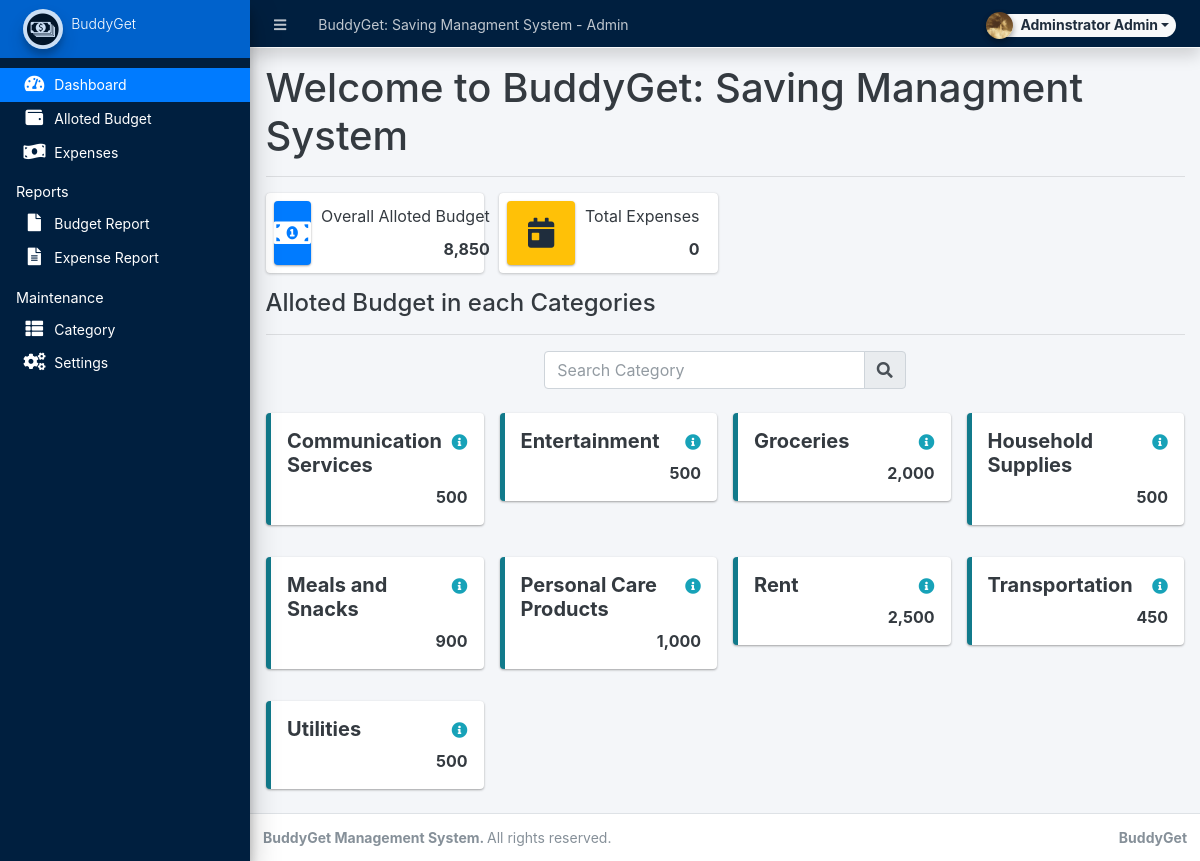
/admin/index.php (signed in), run on the app's committed database.
### tables this page shows
CREATE TABLE `categories` (
  `id` int(30) NOT NULL,
  `category` varchar(250) NOT NULL,
  `description` text DEFAULT NULL,
  `status` tinyint(1) NOT NULL DEFAULT 1,
  `balance` float NOT NULL DEFAULT 0,
  `date_created` datetime NOT NULL DEFAULT current_timestamp(),
  `date_updated` datetime DEFAULT NULL ON UPDATE current_timestamp()
);

### config.php (called while the page is built, shortened)
<?php
require_once('classes/DBConnection.php');
require_once('classes/SystemSettings.php');
function validate_image($file){
	if(!empty($file)){
		if(is_file(base_app.$file)){
			return base_url.$file;
		}else{
			return base_url.'dist/img/no-image-available.png';
		}
	}else{
		return base_url.'dist/img/no-image-available.png';
	}
}
function isMobileDevice(){
    $aMobileUA = array(
        '/iphone/i' => 'iPhone',
        '/ipod/i' => 'iPod',
        '/ipad/i' => 'iPad',
        '/android/i' => 'Android',
        '/blackberry/i' => 'BlackBerry',
        '/webos/i' => 'Mobile'
    );
    return false;
}
?>

### classes/DBConnection.php (called while the page is built, shortened)
<?php
class DBConnection{
    private $host = DB_SERVER;
    private $username = DB_USERNAME;
    private $password = DB_PASSWORD;
    private $database = DB_NAME;
    public $conn;
    public function __construct(){
        if (!isset($this->conn)) {
            $this->conn = new mysqli($this->host, $this->username, $this->password, $this->database);
        }
    }
}
?>

### classes/SystemSettings.php (called while the page is built, shortened)
<?php
class SystemSettings extends DBConnection{
	function userdata($field = ''){
		if(!empty($field)){
			if(isset($_SESSION['userdata'][$field]))
				return $_SESSION['userdata'][$field];
			else
				return null;
		}else{
			return false;
		}
	}
	function info($field=''){
		if(!empty($field)){
			if(isset($_SESSION['system_info'][$field]))
				return $_SESSION['system_info'][$field];
			else
				return false;
		}else{
			return false;
		}
	}
}
$_settings = new SystemSettings();
?>

### admin/home.php (the view, shortened to what this page needs)
<h1>Welcome to <?php echo $_settings->info('name') ?></h1>
<hr>
<div class="row">
          <div class="col-12 col-sm-6 col-md-3">
            <div class="info-box">
              <span class="info-box-icon bg-primary elevation-1"><i class="fas fa-money-bill-alt"></i></span>
              <div class="info-box-content">
                <span class="info-box-text">Overall Alloted Budget</span>
                <span class="info-box-number text-right">
                  <?php
                    $cur_bul = $conn->query("SELECT sum(balance) as total FROM `categories` where status = 1 ")->fetch_assoc()['total'];
                    echo number_format($cur_bul);
                  ?>
                </span>
              </div>
            </div>
          </div>
          <div class="col-12 col-sm-6 col-md-3">
            <div class="info-box mb-3">
              <span class="info-box-icon bg-warning elevation-1"><i class="fas fa-calendar-day"></i></span>
              <div class="info-box-content">
                <span class="info-box-text">Total Expenses</span>
                <span class="info-box-number text-right">
                <?php
                    $today_expense = $conn->query("SELECT sum(amount) as total FROM `running_balance` where category_id in (SELECT id FROM categories where status =1) and date(date_created) = '".(date("Y-m-d"))."' and balance_type = 2 ")->fetch_assoc()['total'];
                    echo number_format($today_expense);
                  ?>
                </span>
              </div>
            </div>
          </div>
        </div>
<div class="row">
  <div class="col-lg-12">
    <h4>Alloted Budget in each Categories</h4>
    <hr>
  </div>
</div>
<div class="col-md-12 d-flex justify-content-center">
  <div class="input-group mb-3 col-md-5">
    <input type="text" class="form-control" id="search" placeholder="Search Category">
    <div class="input-group-append">
      <span class="input-group-text"><i class="fa fa-search"></i></span>
    </div>
  </div>
</div>
<div class="row row-cols-4 row-cols-sm-1 row-cols-md-4 row-cols-lg-4">
  <?php
  $categories = $conn->query("SELECT * FROM `categories` where status = 1 order by `category` asc ");
    while($row = $categories->fetch_assoc()):
  ?>
  <div class="col p-2 cat-items">
    <div class="callout callout-info">
      <span class="float-right ml-1">
        <button type="button" class="btn btn-secondary info-tooltip" data-toggle="tooltip" data-html="true" title='<?php echo (html_entity_decode($row['description'])) ?>'>
          <span class="fa fa-info-circle text-info"></span>
        </button>
      </span>
      <h5 class="mr-4"><b><?php echo $row['category'] ?></b></h5>
      <div class="d-flex justify-content-end">
        <b><?php echo number_format($row['balance']) ?></b>
      </div>
    </div>
  </div>
  <?php endwhile; ?>
</div>

### admin/index.php (shortened to what this page needs)
<?php require_once('../config.php'); ?>
 <!DOCTYPE html>
<html lang="en" class="" style="height: auto;">
<?php require_once('inc/header.php') ?>
  <body class="sidebar-mini layout-fixed control-sidebar-slide-open layout-navbar-fixed sidebar-mini-md sidebar-mini-xs" data-new-gr-c-s-check-loaded="14.991.0" data-gr-ext-installed="" style="height: auto;">
    <div class="wrapper">
     <?php require_once('inc/topBarNav.php') ?>
     <?php require_once('inc/navigation.php') ?>
     <?php $page = isset($_GET['page']) ? $_GET['page'] : 'home';  ?>
      <div class="content-wrapper pt-3" style="min-height: 567.854px;">
        <section class="content  text-dark">
          <div class="container-fluid">
            <?php
              if(!file_exists($page.".php") && !is_dir($page)){
                  include '404.html';
              }else{
                if(is_dir($page))
                  include $page.'/index.php';
                else
                  include $page.'.php';
              }
            ?>
          </div>
        </section>
      </div>
      <?php require_once('inc/footer.php') ?>
  </body>
</html>

### admin/inc/header.php (shortened to what this page needs)
<head>
    <link rel="stylesheet" href="<?php echo base_url ?>plugins/fontawesome-free/css/all.min.css">
    <link rel="stylesheet" href="<?php echo base_url ?>plugins/tempusdominus-bootstrap-4/css/tempusdominus-bootstrap-4.min.css">
  <link rel="stylesheet" href="<?php echo base_url ?>plugins/datatables-bs4/css/dataTables.bootstrap4.min.css">
  <link rel="stylesheet" href="<?php echo base_url ?>plugins/datatables-responsive/css/responsive.bootstrap4.min.css">
  <link rel="stylesheet" href="<?php echo base_url ?>plugins/datatables-buttons/css/buttons.bootstrap4.min.css">
  <link rel="stylesheet" href="<?php echo base_url ?>plugins/select2/css/select2.min.css">
  <link rel="stylesheet" href="<?php echo base_url ?>plugins/select2-bootstrap4-theme/select2-bootstrap4.min.css">
    <link rel="stylesheet" href="<?php echo base_url ?>plugins/icheck-bootstrap/icheck-bootstrap.min.css">
    <link rel="stylesheet" href="<?php echo base_url ?>plugins/jqvmap/jqvmap.min.css">
    <link rel="stylesheet" href="<?php echo base_url ?>dist/css/adminlte.css">
    <link rel="stylesheet" href="<?php echo base_url ?>dist/css/custom.css">
    <link rel="stylesheet" href="<?php echo base_url ?>plugins/overlayScrollbars/css/OverlayScrollbars.min.css">
    <link rel="stylesheet" href="<?php echo base_url ?>plugins/daterangepicker/daterangepicker.css">
    <link rel="stylesheet" href="<?php echo base_url ?>plugins/summernote/summernote-bs4.min.css">
  <link rel="stylesheet" href="<?php echo base_url ?>plugins/sweetalert2-theme-bootstrap-4/bootstrap-4.min.css">
  </head>

### admin/inc/topBarNav.php (shortened to what this page needs)
<nav class="main-header navbar navbar-expand navbar-dark bg-navy shadow border border-light border-top-0  border-left-0 border-right-0 text-sm">
  <ul class="navbar-nav">
    <li class="nav-item">
    <a class="nav-link" data-widget="pushmenu" href="#" role="button"><i class="fas fa-bars"></i></a>
    </li>
    <li class="nav-item d-none d-sm-inline-block">
      <a href="<?php echo base_url ?>" class="nav-link"><?php echo (!isMobileDevice()) ? $_settings->info('name'):$_settings->info('short_name'); ?> - Admin</a>
    </li>
  </ul>
  <ul class="navbar-nav ml-auto">
    <li class="nav-item">
      <div class="btn-group nav-link">
            <button type="button" class="btn btn-rounded badge badge-light dropdown-toggle dropdown-icon" data-toggle="dropdown">
              <span><img src="<?php echo validate_image($_settings->userdata('avatar')) ?>" class="img-circle elevation-2 user-img" alt="User Image"></span>
              <span class="ml-3"><?php echo ucwords($_settings->userdata('firstname').' '.$_settings->userdata('lastname')) ?></span>
            </button>
        </div>
    </li>
  </ul>
</nav>

### admin/inc/navigation.php (shortened to what this page needs)
<aside class="main-sidebar sidebar-navy-primary bg-navy elevation-4 sidebar-no-expand">
  <a href="<?php echo base_url ?>admin" class="brand-link bg-primary text-sm">
  <img src="<?php echo validate_image($_settings->info('logo'))?>" alt="Store Logo" class="brand-image img-circle elevation-3 border-1" style="opacity: .8;width: 2.5rem;height: 2.5rem;max-height: unset">
  <span class="brand-text font-weight-light"><?php echo $_settings->info('short_name') ?></span>
  </a>
  <div class="sidebar os-host os-theme-light os-host-overflow os-host-overflow-y os-host-resize-disabled os-host-transition os-host-scrollbar-horizontal-hidden">
    <div class="os-content-glue" style="margin: 0px -8px; width: 249px; height: 646px;"></div>
    <div class="os-padding">
      <div class="os-viewport os-viewport-native-scrollbars-invisible" style="overflow-y: scroll;">
        <div class="os-content" style="padding: 0px 8px; height: 100%; width: 100%;">
          <nav class="mt-4">
             <ul class="nav nav-pills nav-sidebar flex-column text-sm nav-compact nav-flat nav-child-indent nav-collapse-hide-child" data-widget="treeview" role="menu" data-accordion="false">
              <li class="nav-item dropdown">
                <a href="./" class="nav-link nav-home">
                  <i class="nav-icon fas fa-tachometer-alt"></i>
                  <p>
                    Dashboard
                  </p>
                </a>
              </li>
              <li class="nav-item dropdown">
                <a href="<?php echo base_url ?>admin/?page=budget" class="nav-link nav-budget">
                  <i class="nav-icon fas fa-wallet"></i>
                  <p>
                    Alloted Budget
                  </p>
                </a>
              </li>
              <li class="nav-item dropdown">
                <a href="<?php echo base_url ?>admin/?page=expense" class="nav-link nav-expense">
                  <i class="nav-icon fas fa-money-bill-wave"></i>
                  <p>
                    Expenses
                  </p>
                </a>
              </li>
              <li class="nav-header">Reports</li>
              <li class="nav-item dropdown">
                <a href="<?php echo base_url ?>admin/?page=reports/budget" class="nav-link nav-reports-budget">
                  <i class="nav-icon fas fa-file"></i>
                  <p>
                    Budget Report
                  </p>
                </a>
              </li>
              <li class="nav-item dropdown">
                <a href="<?php echo base_url ?>admin/?page=reports/expense" class="nav-link nav-reports-expense">
                  <i class="nav-icon fas fa-file-alt"></i>
                  <p>
                    Expense Report
                  </p>
                </a>
              </li>
              <li class="nav-header">Maintenance</li>
              <li class="nav-item dropdown">
                <a href="<?php echo base_url ?>admin/?page=maintenance/category" class="nav-link nav-maintenance/category">
                  <i class="nav-icon fas fa-th-list"></i>
                  <p>
                    Category
                  </p>
                </a>
              </li>
              <li class="nav-item dropdown">
                <a href="<?php echo base_url ?>admin/?page=system_info" class="nav-link nav-system_info">
                  <i class="nav-icon fas fa-cogs"></i>
                  <p>
                    Settings
                  </p>
                </a>
              </li>
            </ul>
          </nav>
        </div>
      </div>
    </div>
  </div>
</aside>

### admin/inc/footer.php (shortened to what this page needs)
<footer class="main-footer text-sm">
        <strong>BuddyGet Management System.
        </strong>
        All rights reserved.
        <div class="float-right d-none d-sm-inline-block">
          <b><?php echo $_settings->info('short_name') ?></b>
        </div>
      </footer>
    </div>

### admin/inc/topBarNav.php (style rules this page uses)
.user-img { position: absolute; height: 27px; width: 27px; object-fit: cover; left: -7%; top: -12%; }
.btn-rounded { border-radius: 50px; }

### admin/inc/navigation.php (style rules this page uses)
.main-sidebar a { color: white !important; }

### admin/home.php (style rules this page uses)
.info-tooltip,.info-tooltip:focus,.info-tooltip:hover { background:unset; border:unset; padding:unset; }

### data on the page
categories: category "Communication Services", balance "500"
categories: category "Entertainment", balance "500"
categories: category "Groceries", balance "2,000"
categories: category "Household Supplies", balance "500"
categories: category "Meals and Snacks", balance "900"
categories: category "Personal Care Products", balance "1,000"
categories: category "Rent", balance "2,500"
categories: category "Transportation", balance "450"
categories: category "Utilities", balance "500"

### other printed values
$_settings->info('name') "BuddyGet: Saving Managment System"
$_settings->userdata('firstname').' '.$_settings->userdata('lastname') "Adminstrator Admin"
$_settings->info('short_name') "BuddyGet"
$cur_bul "8,850"
$today_expense "0"
